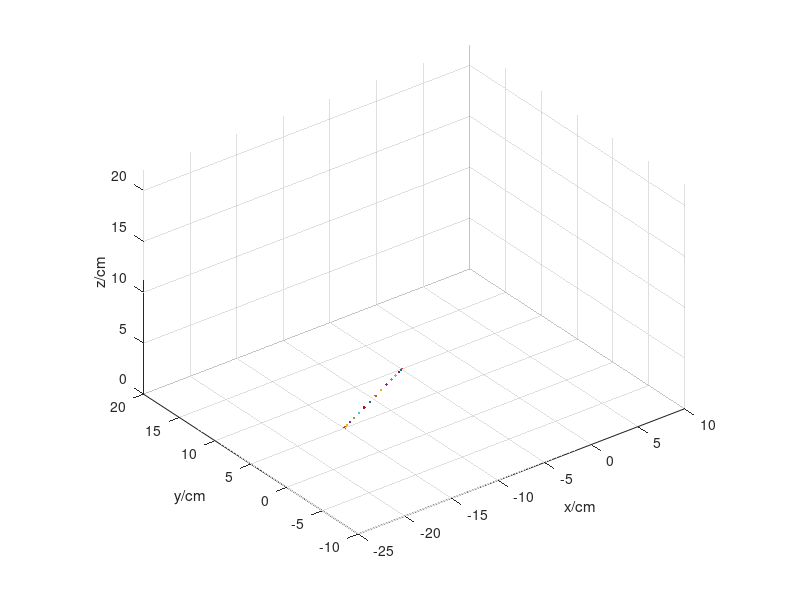

MATLAB code to generate this figure:
%   ROBOTICS FUNDAMENTALS
%   Code published by "masin" for education and professional portfolio purposes only. Any plagarism will not be tolerated.
clc
close all
clear 
figure (1)
set(1,'position',[0 0 800 600])
L1 = 6; L2 = 15; L3 = 15; L4 = 3.5; L5 = 6.5; 
tf = 3; % 
d = 0.2; % 
theta1i = zeros(1, tf/d+1);
theta2i = zeros(1, tf/d+1);
theta3i = zeros(1, tf/d+1);
theta4i = zeros(1, tf/d+1);
i = 0;

for t = 0:d:tf   
    i = i + 1;
    
    xi = -15;
    xf = -5;   
    px = xi + 3*(xf-xi)/(tf^2)*(t^2) - 2*(xf-xi)/(tf^3)*(t^3);
    py = 0.5*px + 12.5;
    pz = 0;
    cw24 = -1;
    sw24 = 0;
    theta1 = atan2(py,px);
    if theta1<-pi/2
        theta1 = theta1 + pi;
    elseif theta1>pi/2
        theta1 = theta1 - pi;
    end
    cw1 = cos(theta1);
    sw1 = sin(theta1);
    ax=-cw1*sw24;
    ay=-sw1*sw24;
    az=cw24;
    D=(((pz-az*(L4+L5)-L1)^2+(px-ax*(L4+L5))^2+(py-ay*(L4+L5))^2)-L2^2-L3^2)/(2*L2*L3);
    theta3=atan2(sqrt(1-D^2),D);
    a = L2 + L3*D;
    m = L3*sqrt(1-D^2);
    K = cos(theta1)*px + sin(theta1)*py + sw24*(L4+L5);
    theta2 = [0;0];
    theta2(1) = atan2(a,m) - atan2(K,sqrt(a^2+m^2-K^2));
    theta2(2) = atan2(a,m) - atan2(K,-sqrt(a^2+m^2-K^2));
    theta234 = atan2(sw24,cw24);
    if theta234<0
        theta234 = theta234+2*pi;
    end
    theta4 = [0;0];
    theta4(1) = theta234 - theta2(1) - theta3;
    theta4(2) = theta234 - theta2(2) - theta3;
    q1 = theta1;
    q2 = theta2(1);
    q3 = theta3;
    q4 = theta4(1);
    theta1i(i) = q1*180/pi;
    theta2i(i) = q2*180/pi;
    theta3i(i) = q3*180/pi;
    theta4i(i) = q4*180/pi;
    c1 = cos(q1);
    c2 = cos(q2);
    c3 = cos(q3);
    c4 = cos(q4);
    c23 = cos(q2 + q3);
    c24 = cos(q2 + q3 + q4);
    s1 = sin(q1);
    s2 = sin(q2);
    s23 = sin(q2 + q3);
    s24 = sin(q2 + q3 + q4);
    x0 = 0;    x1 = 0;
    x2 = L2 * c2 * c1;
    x3 = x2 + L3 * c23 * c1;
    x4 = x3 - L4 * s24 * c1;
    xe = x4 - L5 * s24 * c1;
    y0 = 0;    y1 = 0;
    y2 = L2 * c2 * s1;
    y3 = y2 + L3 * c23 * s1;
    y4 = y3 - L4 * s24 * s1;
    ye = y4 - L5 * s24 * s1;
    z0 = 0;    z1 = L1;
    z2 = L1 + L2 * s2;
    z3 = z2 + L3 * s23;
    z4 = z3 + L4 * c24;
    ze = z4 + L5 * c24;
    xx0 = [x0 x1 x2 x3 x4 xe];
    yy0 = [y0 y1 y2 y3 y4 ye];
    zz0 = [z0 z1 z2 z3 z4 ze];

    %LINKS
    figure(1)
    p = plot3(xx0, yy0, zz0, 'go-','Linewidth',2);
    xlabel('x/cm'); 
    ylabel('y/cm');
    zlabel('z/cm');
    axis equal
    axis([-25 10 -10 20 0 22])
    hold on
    grid on

    pause(0.2)
    set(p,'visible','off')
    
    %POINTS
    plot3(xe, ye, ze, '.')
    axis equal
    axis([-25 10 -10 20 0 22])
    hold on
    grid on
end
